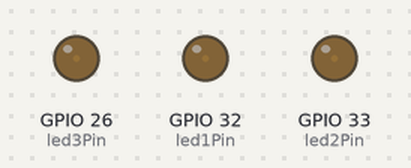
Recording of a sketch running on a simulated ESP32. Shown: output pins drawn as LEDs (lit = HIGH).

Above: at 0.05 s.
At 1.15 s:
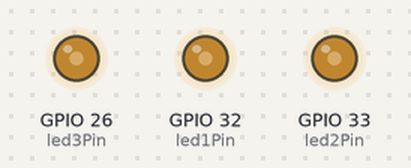
At 2.3 s:
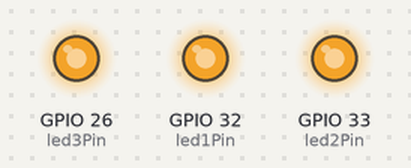
At 3.45 s:
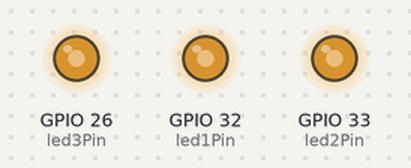
At 4.6 s:
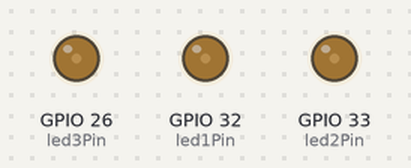
Timing chart, 0 to 6.7 s (numbered marks = the images above):
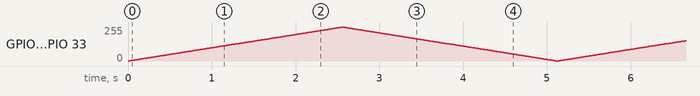

The sketch:

Practica-4.ino
```cpp
// Librería para controlar los pines del ESP32
#include <Arduino.h>

// Pines de los LEDs
const int led1Pin = 32;
const int led2Pin = 33;
const int led3Pin = 26;

// Canal PWM para los LEDs
const int pwmChannel = 0;
// Frecuencia de PWM en Hz
const int pwmFrequency = 5000;
// Resolución de PWM (8 bits)
const int pwmResolution = 8;

// Tiempo de espera entre cada paso de fade
const int fadeDelay = 10;

void setup() {
  // Configurar los pines de los LEDs como salidas
  pinMode(led1Pin, OUTPUT);
  pinMode(led2Pin, OUTPUT);
  pinMode(led3Pin, OUTPUT);

  // Configurar el LEDC para generar la señal PWM
  ledcSetup(pwmChannel, pwmFrequency, pwmResolution);
  // Asignar los pines a los canales PWM
  ledcAttachPin(led1Pin, pwmChannel);
  ledcAttachPin(led2Pin, pwmChannel);
  ledcAttachPin(led3Pin, pwmChannel);
}

void loop() {
  // Realizar el fade de los LEDs de 0 a 255 (máxima intensidad)
  for (int brightness = 0; brightness <= 255; brightness++) {
    ledcWrite(pwmChannel, brightness);
    delay(fadeDelay);
  }

  // Realizar el fade de los LEDs de 255 a 0 (apagado)
  for (int brightness = 255; brightness >= 0; brightness--) {
    ledcWrite(pwmChannel, brightness);
    delay(fadeDelay);
  }
}
```
